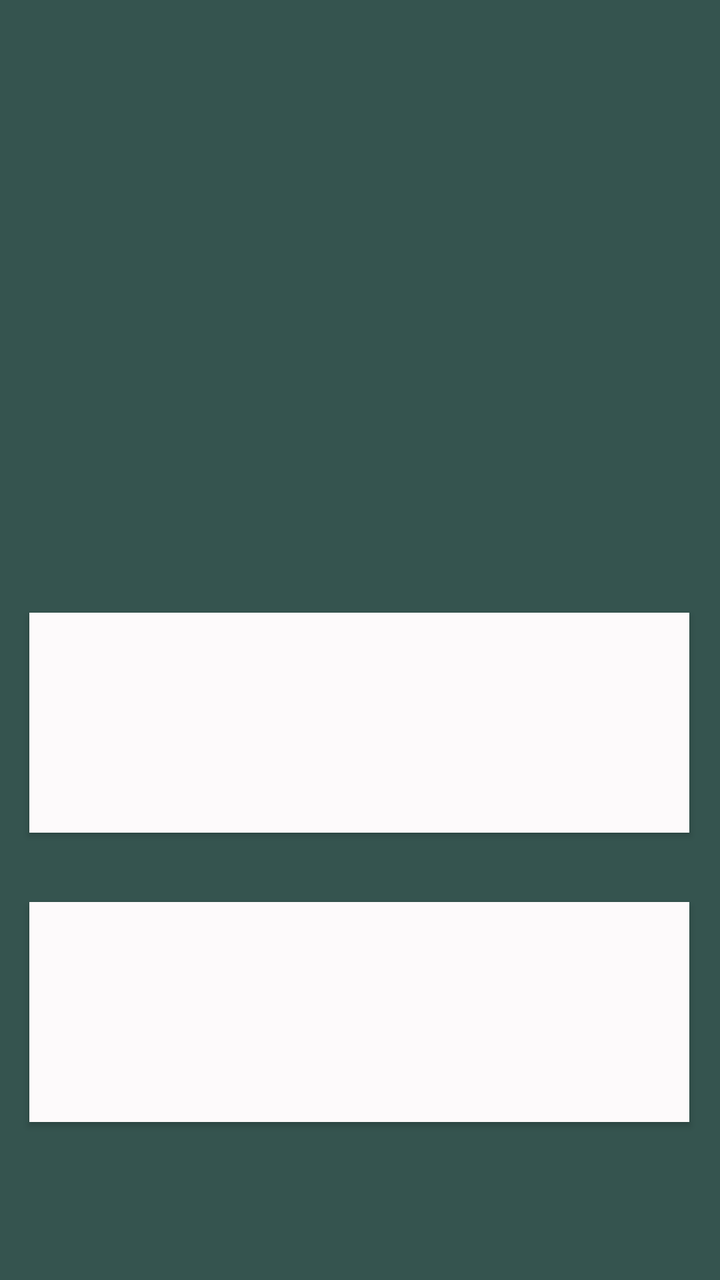
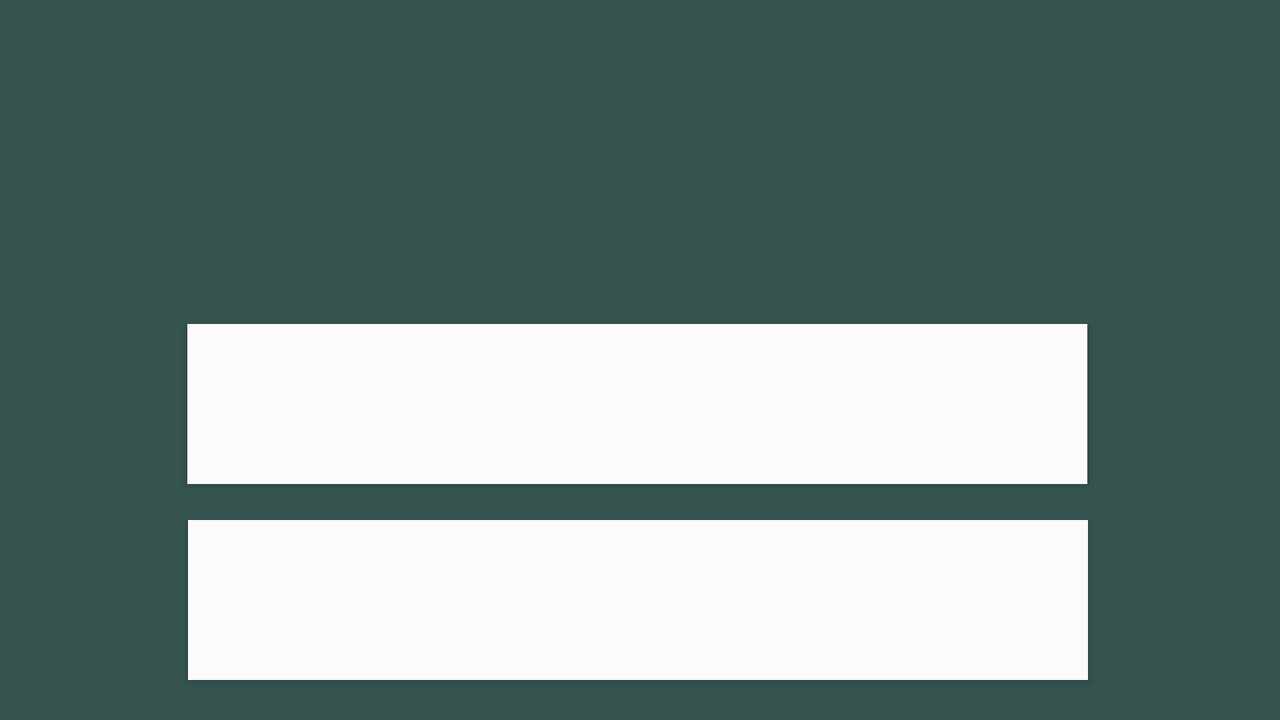

First picture: res/layout/ on a phone held upright. Second picture: the repository's own variant of that layout, on a device whose configuration matches the variant's folder. Source for both follows.
<!-- AndroidManifest.xml: application theme Theme.TextBasedStoryGame -->
<!-- res/layout/activity_main.xml -->
<?xml version="1.0" encoding="utf-8"?>
<androidx.constraintlayout.widget.ConstraintLayout xmlns:android="http://schemas.android.com/apk/res/android"
    xmlns:app="http://schemas.android.com/apk/res-auto"
    xmlns:tools="http://schemas.android.com/tools"
    android:layout_width="match_parent"
    android:layout_height="match_parent"
    android:background="#35544F"
    tools:context=".MainActivity">

    <TextView
        android:id="@+id/about_title"
        android:layout_width="340dp"
        android:layout_height="wrap_content"
        android:clickable="false"
        android:fontFamily="@font/futura_book_regular"
        android:textAlignment="center"
        android:textAppearance="@style/TextAppearance.AppCompat.Body2"
        android:textColor="@color/white"
        android:textSize="25sp"
        app:autoSizeTextType="none"
        app:layout_constraintBottom_toBottomOf="parent"
        app:layout_constraintHorizontal_bias="0.498"
        app:layout_constraintLeft_toLeftOf="parent"
        app:layout_constraintRight_toRightOf="parent"
        app:layout_constraintTop_toTopOf="parent"
        app:layout_constraintVertical_bias="0.293" />

    <androidx.appcompat.widget.AppCompatButton
        android:id="@+id/buttonOne"
        android:layout_width="330dp"
        android:layout_height="110dp"
        android:background="@color/snow"
        android:fontFamily="@font/futura_book_regular"
        android:onClick="buttonOneClickHandler"
        android:textAllCaps="true"
        android:textAppearance="@style/TextAppearance.AppCompat.Body2"
        android:textColor="@color/black"
        android:textSize="20sp"
        android:textStyle="bold"
        app:layout_constraintBottom_toBottomOf="parent"
        app:layout_constraintEnd_toEndOf="parent"
        app:layout_constraintHorizontal_bias="0.493"
        app:layout_constraintStart_toStartOf="parent"
        app:layout_constraintTop_toTopOf="parent"
        app:layout_constraintVertical_bias="0.578" />

    <androidx.appcompat.widget.AppCompatButton
        android:id="@+id/buttonTwo"
        android:layout_width="330dp"
        android:layout_height="110dp"
        android:background="@color/snow"
        android:fontFamily="@font/futura_book_regular"
        android:onClick="buttonTwoClickHandler"
        android:textAllCaps="true"
        android:textAppearance="@style/TextAppearance.AppCompat.Display1"
        android:textColor="@color/black"
        android:textSize="20sp"
        android:textStyle="bold"
        app:layout_constraintBottom_toBottomOf="parent"
        app:layout_constraintEnd_toEndOf="parent"
        app:layout_constraintHorizontal_bias="0.493"
        app:layout_constraintStart_toStartOf="parent"
        app:layout_constraintTop_toBottomOf="@+id/buttonOne"
        app:layout_constraintVertical_bias="0.304" />

    <TextView
        android:id="@+id/about_copyright"
        android:layout_width="340dp"
        android:layout_height="wrap_content"
        android:clickable="false"
        android:fontFamily="@font/futura_book_regular"
        android:textAlignment="center"
        android:textAppearance="@style/TextAppearance.AppCompat.Body2"
        android:textColor="@color/white"
        android:textSize="25sp"
        app:autoSizeTextType="none"
        app:layout_constraintBottom_toBottomOf="parent"
        app:layout_constraintHorizontal_bias="0.498"
        app:layout_constraintLeft_toLeftOf="parent"
        app:layout_constraintRight_toRightOf="parent"
        app:layout_constraintTop_toTopOf="parent"
        app:layout_constraintVertical_bias="0.293" />

</androidx.constraintlayout.widget.ConstraintLayout>
<!-- resources referenced by this layout -->
<resources>
  <color name="black">#FF000000</color>
  <color name="snow">#FDFAFB</color>
  <color name="white">#FFFFFFFF</color>
  <style name="Theme.TextBasedStoryGame" parent="Theme.MaterialComponents.DayNight.DarkActionBar">
          
          <item name="colorPrimary">@color/cadet_blue</item>
          <item name="colorPrimaryVariant">@color/cadet_blue</item>
          <item name="colorOnPrimary">@color/black</item>
          
          <item name="colorSecondary">@color/charcoal</item>
          <item name="colorSecondaryVariant">@color/charcoal</item>
          <item name="colorOnSecondary">@color/white</item>
          
          <item name="android:statusBarColor" tools:targetApi="l">?attr/colorPrimaryVariant</item>
          
      </style>
  <color name="cadet_blue">#7CB4B8</color>
  <color name="charcoal">#404E5C</color>
</resources>
<!-- res/layout-land/activity_main.xml (the repository's variant of the layout above) -->
<!-- drawn on the phone turned sideways -->
<?xml version="1.0" encoding="utf-8"?>
<androidx.constraintlayout.widget.ConstraintLayout xmlns:android="http://schemas.android.com/apk/res/android"
    xmlns:app="http://schemas.android.com/apk/res-auto"
    xmlns:tools="http://schemas.android.com/tools"
    android:layout_width="match_parent"
    android:layout_height="match_parent"
    android:background="#35544F"
    tools:context=".MainActivity">

    <TextView
        android:id="@+id/about_title"
        android:layout_width="650dp"
        android:layout_height="wrap_content"
        android:clickable="false"
        android:fontFamily="@font/futura_book_regular"
        android:textAlignment="center"
        android:textAppearance="@style/TextAppearance.AppCompat.Body2"
        android:textColor="@color/white"
        android:textSize="25sp"
        app:autoSizeTextType="none"
        app:layout_constraintBottom_toBottomOf="parent"
        app:layout_constraintHorizontal_bias="0.493"
        app:layout_constraintLeft_toLeftOf="parent"
        app:layout_constraintRight_toRightOf="parent"
        app:layout_constraintTop_toTopOf="parent"
        app:layout_constraintVertical_bias="0.133" />

    <androidx.appcompat.widget.AppCompatButton
        android:id="@+id/buttonOne"
        android:layout_width="450dp"
        android:layout_height="80dp"
        android:background="@color/snow"
        android:fontFamily="@font/futura_book_regular"
        android:onClick="buttonOneClickHandler"
        android:textAllCaps="true"
        android:textAppearance="@style/TextAppearance.AppCompat.Body2"
        android:textColor="@color/black"
        android:textSize="20sp"
        android:textStyle="bold"
        app:layout_constraintBottom_toBottomOf="parent"
        app:layout_constraintEnd_toEndOf="parent"
        app:layout_constraintHorizontal_bias="0.493"
        app:layout_constraintStart_toStartOf="parent"
        app:layout_constraintTop_toTopOf="parent"
        app:layout_constraintVertical_bias="0.578" />

    <androidx.appcompat.widget.AppCompatButton
        android:id="@+id/buttonTwo"
        android:layout_width="450dp"
        android:layout_height="80dp"
        android:background="@color/snow"
        android:fontFamily="@font/futura_book_regular"
        android:onClick="buttonTwoClickHandler"
        android:textAllCaps="true"
        android:textAppearance="@style/TextAppearance.AppCompat.Display1"
        android:textColor="@color/black"
        android:textSize="20sp"
        android:textStyle="bold"
        app:layout_constraintBottom_toBottomOf="parent"
        app:layout_constraintEnd_toEndOf="parent"
        app:layout_constraintHorizontal_bias="0.494"
        app:layout_constraintStart_toStartOf="parent"
        app:layout_constraintTop_toBottomOf="@+id/buttonOne"
        app:layout_constraintVertical_bias="0.474" />

</androidx.constraintlayout.widget.ConstraintLayout>
